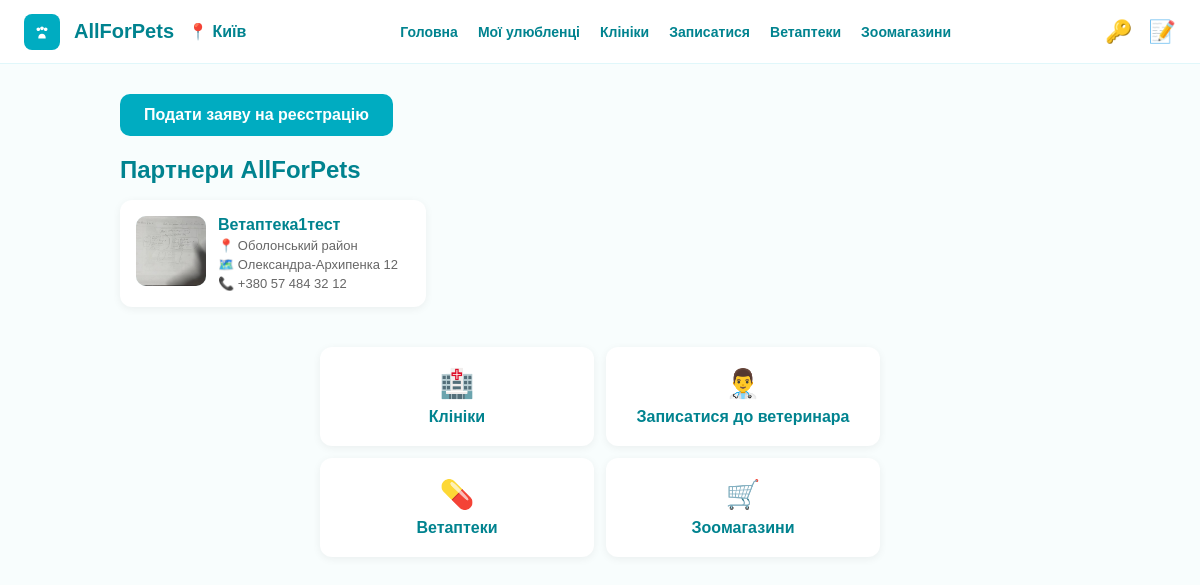
Page /pharmacies on the committed database.
### main.py (models this page shows)
class Pharmacy(Base):
    __tablename__ = "pharmacies"
    id = Column(Integer, primary_key=True, index=True)
    owner_id = Column(Integer, ForeignKey("users.id"), nullable=True)
    name = Column(String, nullable=False)
    district = Column(String, nullable=True)
    street = Column(String, nullable=True)
    phone = Column(String, nullable=True)
    owner_phone = Column(String, nullable=True)
    email = Column(String, nullable=True)
    description = Column(Text, nullable=True)
    work_hours = Column(String, nullable=True)
    photo = Column(String, nullable=True)
    documents = Column(String, nullable=True)
    edrpou = Column(String, nullable=True)
    status = Column(String, default="pending")
    terms_accepted = Column(Boolean, default=False)
    created_at = Column(DateTime, default=datetime.utcnow)

### main.py (the view)
@app.get("/pharmacies", response_class=HTMLResponse)
async def pharmacies_page(request: Request, db: Session = Depends(get_db)):
    user = get_current_user(request, db)
    approved = db.query(Pharmacy).filter(Pharmacy.status == "approved").all()
    return templates.TemplateResponse(request, "pharmacies.html", {"user": user, "pharmacies": approved})

### templates/pharmacies.html (shortened to what this page needs)
<!DOCTYPE html>
<html lang="uk">
<head>
</head>
<body>
    <div class="topbar">
        <div class="left-part">
            <div class="logo-paw">
                <svg width="22" height="22" viewBox="0 0 24 24" fill="white">
                    <path d="M12 10c1.1 0 2-.9 2-2s-.9-2-2-2-2 .9-2 2 .9 2 2 2zm-4 1c1.1 0 2-.9 2-2s-.9-2-2-2-2 .9-2 2 .9 2 2 2zm8 0c1.1 0 2-.9 2-2s-.9-2-2-2-2 .9-2 2 .9 2 2 2zm-4 3c-2.2 0-4 1.8-4 4v1h8v-1c0-2.2-1.8-4-4-4z"/>
                </svg>
            </div>
            <div class="app-name">AllForPets</div>
            <div class="city">📍 Київ</div>
        </div>
        <div class="nav-top">
            <a href="/">Головна</a>
            <a href="/pets">Мої улюбленці</a>
            <a href="/clinics">Клініки</a>
            <a href="/search">Записатися</a>
            <a href="/pharmacies">Ветаптеки</a>
            <a href="#">Зоомагазини</a>
        </div>
        <div class="right-part">
            {% if user %}
            <a href="/settings" class="icon-btn">⚙️</a>
            <a href="/logout" class="icon-btn">🚪</a>
            {% else %}
            <a href="/login" class="icon-btn">🔑</a>
            <a href="/register" class="icon-btn">📝</a>
            {% endif %}
        </div>
    </div>
    <div class="container">
        <a href="/pharmacies/register" class="register-btn">Подати заяву на реєстрацію</a>
        <h2>Партнери AllForPets</h2>
        <div class="pharmacies-grid">
            {% for p in pharmacies %}
            <a href="/pharmacy/{{ p.id }}" class="pharmacy-card">
                {% if p.photo %}
                <img src="{{ p.photo }}" class="pharmacy-photo" alt="">
                {% else %}
                <div class="pharmacy-photo" style="display:flex;align-items:center;justify-content:center;font-size:28px;">💊</div>
                {% endif %}
                <div class="pharmacy-info">
                    <div class="pharmacy-name">{{ p.name }}</div>
                    {% if p.district %}<div class="pharmacy-meta">📍 {{ p.district }} район</div>{% endif %}
                    {% if p.street %}<div class="pharmacy-meta">🗺️ {{ p.street }}</div>{% endif %}
                    {% if p.phone %}<div class="pharmacy-meta">📞 {{ p.phone }}</div>{% endif %}
                </div>
            </a>
            {% endfor %}
        </div>
    </div>
    <div class="quick-links">
        <a href="/clinics" class="quick-link"><span>🏥</span>Клініки</a>
        <a href="/search" class="quick-link"><span>👨‍⚕️</span>Записатися до ветеринара</a>
        <a href="/pharmacies" class="quick-link"><span>💊</span>Ветаптеки</a>
        <a href="#" class="quick-link"><span>🛒</span>Зоомагазини</a>
    </div>
</body>
</html>

### templates/pharmacies.html (style rules this page uses)
* { box-sizing: border-box; margin: 0; padding: 0; }
body { font-family: Arial, sans-serif; background: #f8fdfd; color: #333; }
.topbar { position: sticky; top: 0; z-index: 100; background: white; border-bottom: 1px solid #e0f7fa; display: flex; align-items: center; justify-content: space-between; padding: 12px 24px; height: 64px; }
.left-part { display: flex; align-items: center; gap: 14px; }
.logo-paw { width: 36px; height: 36px; background: #00acc1; border-radius: 8px; display: flex; align-items: center; justify-content: center; }
.app-name { font-size: 20px; font-weight: 700; color: #00838f; }
.city { display: flex; align-items: center; gap: 6px; color: #00838f; font-weight: 600; }
.right-part { display: flex; align-items: center; gap: 16px; }
.icon-btn { background: none; border: none; cursor: pointer; font-size: 22px; color: #00838f; text-decoration: none; }
.nav-top { display: flex; gap: 20px; align-items: center; }
.nav-top a { color: #00838f; text-decoration: none; font-weight: 600; font-size: 14px; }
.container { max-width: 1000px; margin: 30px auto; padding: 0 20px; }
h2 { color: #00838f; margin-bottom: 16px; }
.register-btn { display: inline-block; background: #00acc1; color: white; padding: 12px 24px; border-radius: 10px; text-decoration: none; font-weight: 600; margin-bottom: 20px; }
.pharmacies-grid { display: flex; flex-wrap: wrap; gap: 16px; }
.pharmacy-card { background: white; border-radius: 12px; padding: 16px; width: calc(33% - 11px); min-width: 250px; box-shadow: 0 2px 8px rgba(0,0,0,0.06); text-decoration: none; color: inherit; display: flex; gap: 12px; }
.pharmacy-photo { width: 70px; height: 70px; border-radius: 10px; object-fit: cover; background: #e0f7fa; flex-shrink: 0; }
.pharmacy-info { flex: 1; }
.pharmacy-name { font-weight: 700; color: #00838f; font-size: 16px; }
.pharmacy-meta { font-size: 13px; color: #666; margin-top: 4px; }
.quick-links { display: grid; grid-template-columns: repeat(2, 1fr); gap: 12px; max-width: 600px; margin: 40px auto; padding: 0 20px; }
.quick-link { background: white; border-radius: 12px; padding: 20px; text-align: center; text-decoration: none; color: #00838f; box-shadow: 0 2px 8px rgba(0,0,0,0.06); font-weight: 600; }
.quick-link span { font-size: 28px; display: block; margin-bottom: 8px; }

### rows in the picture
Pharmacy: photo (picture), name "Ветаптека1тест", district "Оболонський", street "Олександра-Архипенка 12", phone "+380 57 484 32 12"
